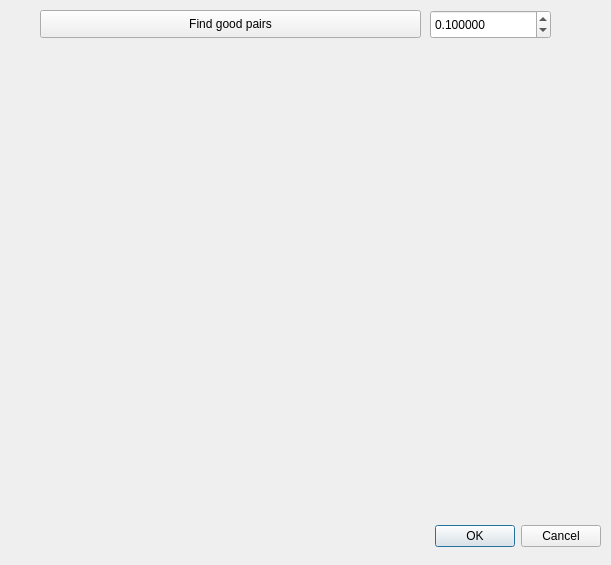
<?xml version="1.0" encoding="UTF-8"?>
<ui version="4.0">
 <class>FriedelDialog</class>
 <widget class="QDialog" name="FriedelDialog">
  <property name="geometry">
   <rect>
    <x>0</x>
    <y>0</y>
    <width>611</width>
    <height>565</height>
   </rect>
  </property>
  <property name="windowTitle">
   <string>Dialog</string>
  </property>
  <widget class="QDialogButtonBox" name="buttonBox">
   <property name="geometry">
    <rect>
     <x>260</x>
     <y>520</y>
     <width>341</width>
     <height>32</height>
    </rect>
   </property>
   <property name="orientation">
    <enum>Qt::Horizontal</enum>
   </property>
   <property name="standardButtons">
    <set>QDialogButtonBox::Cancel|QDialogButtonBox::Ok</set>
   </property>
  </widget>
  <widget class="QDoubleSpinBox" name="thresholdSpinBox">
   <property name="geometry">
    <rect>
     <x>430</x>
     <y>10</y>
     <width>121</width>
     <height>29</height>
    </rect>
   </property>
   <property name="decimals">
    <number>6</number>
   </property>
   <property name="maximum">
    <double>1.000000000000000</double>
   </property>
   <property name="singleStep">
    <double>0.010000000000000</double>
   </property>
   <property name="value">
    <double>0.100000000000000</double>
   </property>
  </widget>
  <widget class="QPushButton" name="goodPairsButton">
   <property name="geometry">
    <rect>
     <x>40</x>
     <y>10</y>
     <width>381</width>
     <height>28</height>
    </rect>
   </property>
   <property name="text">
    <string>Find good pairs</string>
   </property>
  </widget>
 </widget>
 <resources/>
 <connections>
  <connection>
   <sender>buttonBox</sender>
   <signal>accepted()</signal>
   <receiver>FriedelDialog</receiver>
   <slot>accept()</slot>
   <hints>
    <hint type="sourcelabel">
     <x>248</x>
     <y>254</y>
    </hint>
    <hint type="destinationlabel">
     <x>157</x>
     <y>274</y>
    </hint>
   </hints>
  </connection>
  <connection>
   <sender>buttonBox</sender>
   <signal>rejected()</signal>
   <receiver>FriedelDialog</receiver>
   <slot>reject()</slot>
   <hints>
    <hint type="sourcelabel">
     <x>316</x>
     <y>260</y>
    </hint>
    <hint type="destinationlabel">
     <x>286</x>
     <y>274</y>
    </hint>
   </hints>
  </connection>
 </connections>
</ui>
